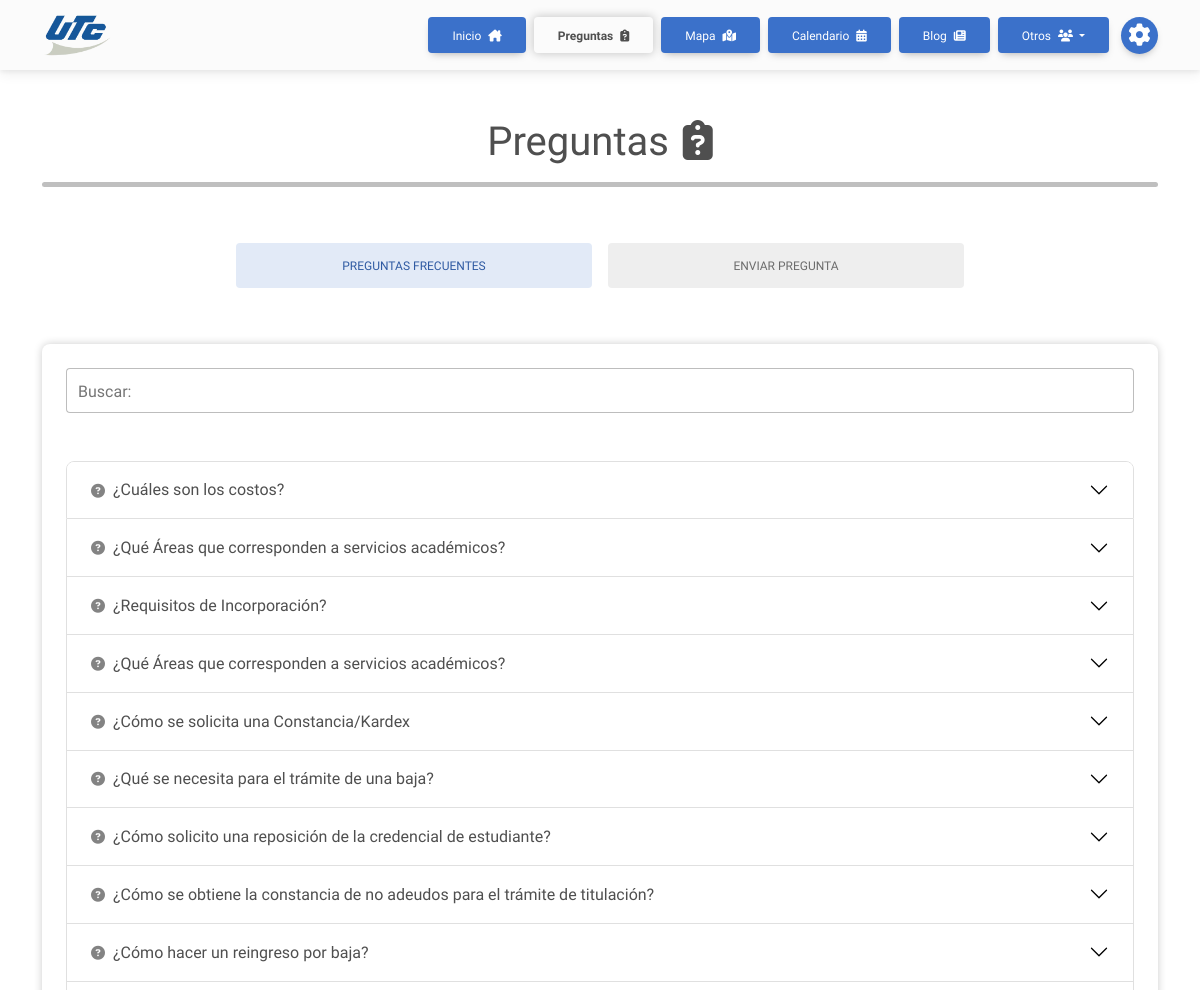
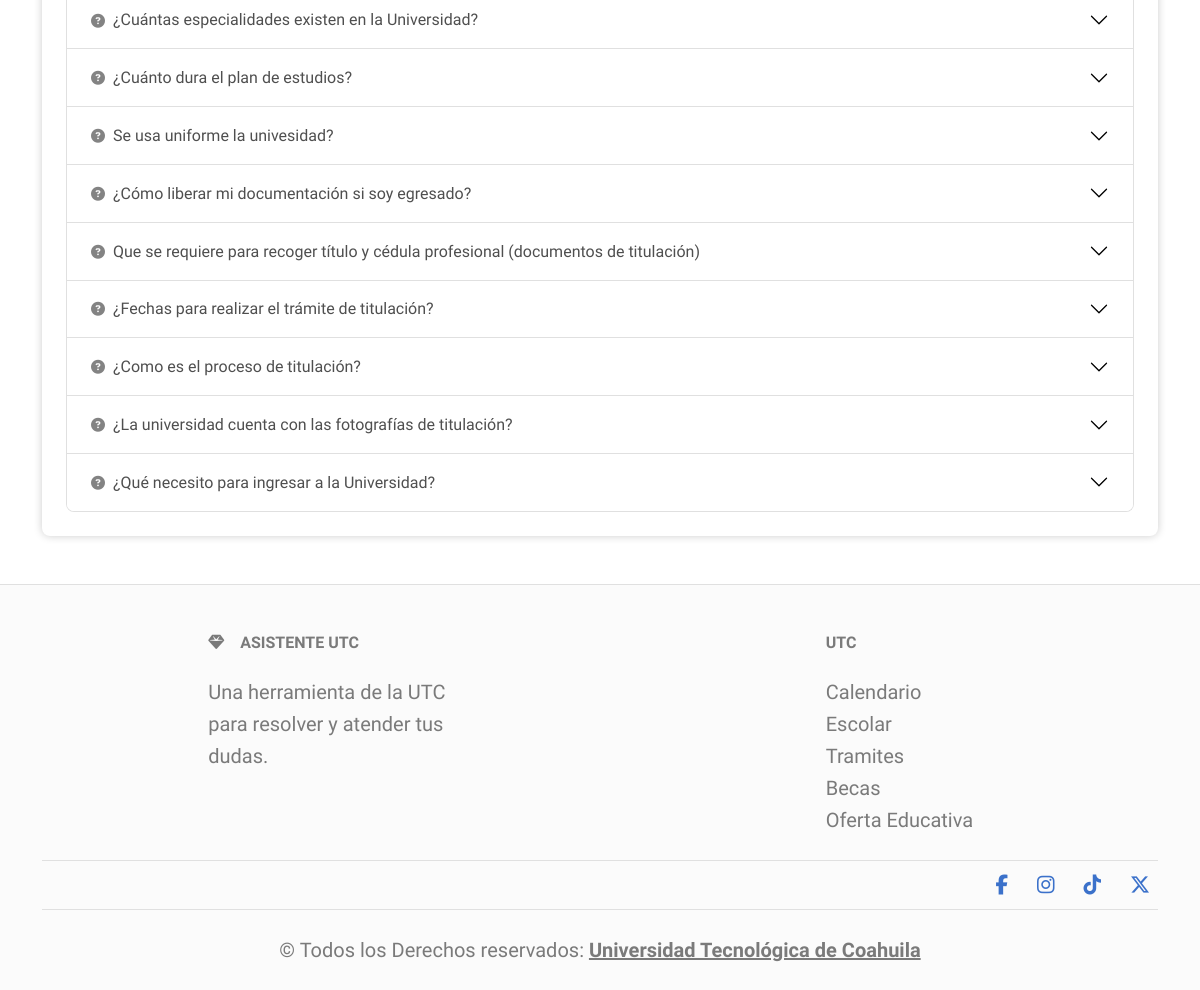
Before: /preguntas_frecuentes/ with the older database file (2 pictures, top to bottom).
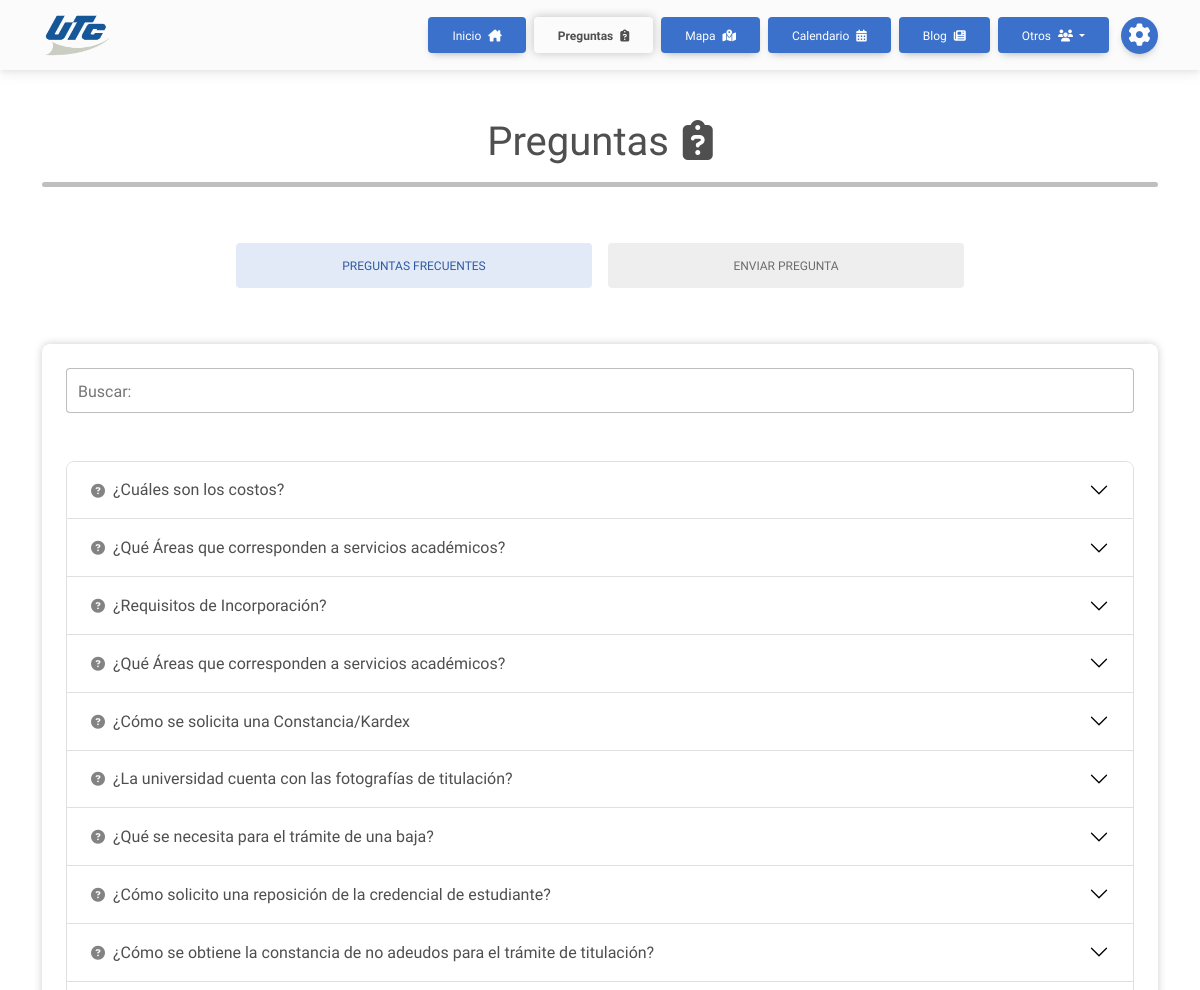
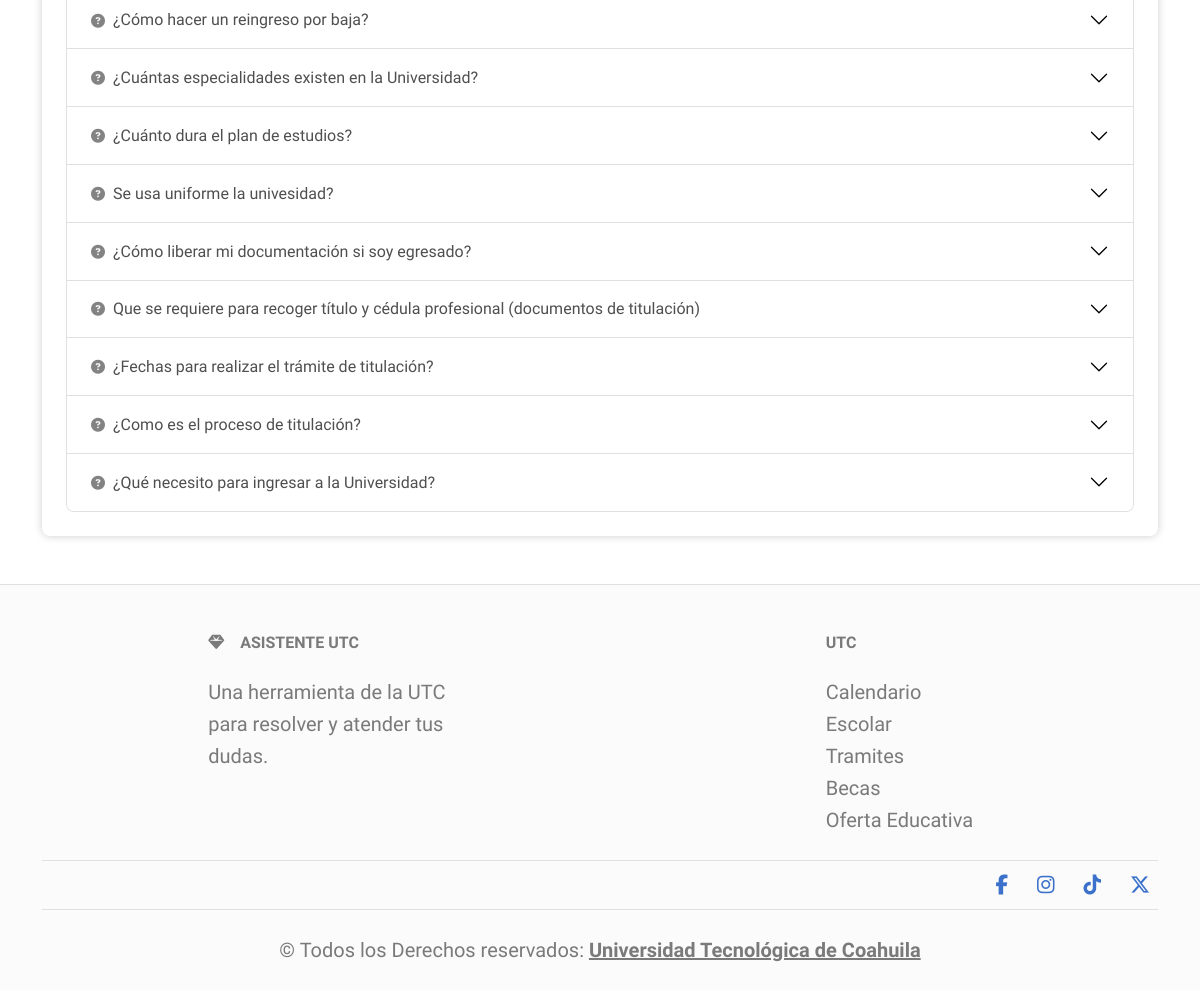
After: the same page with the newer database file (2 pictures, top to bottom).
### cross_asistent/models.py (models this page shows, shortened)
class Database(models.Model):
    categoria = models.ForeignKey(Categorias, on_delete=models.CASCADE, null=True)
    titulo = models.CharField(max_length=200)
    informacion = models.TextField(blank=True, null=True)
    redirigir = models.TextField(blank=True, null=True)
    frecuencia = models.IntegerField(default=0)
    documento = models.FileField(upload_to=set_pdfDB_path, max_length=120, blank=True, null=True)
    imagen = models.ImageField(upload_to=set_imgDB_path, max_length=120, blank=True, null=True)
    uuid = models.CharField(max_length=25)
    evento_fecha_inicio = models.DateTimeField(blank=True, null=True)
    evento_fecha_fin = models.DateTimeField(blank=True, null=True)
    evento_allDay = models.BooleanField(default=False)
    evento_lugar = models.CharField(max_length=200, blank=True, null=True, default='Campus UTC')
    evento_className = models.CharField(max_length=100, blank=True, null=True, default='event_detail')
    fecha_modificacion = models.DateTimeField(auto_now=True)

### cross_asistent/views.py (the view)
# urls.py: path('preguntas_frecuentes/', views.fqt_questions, name='faq'),
def fqt_questions(request):
    if not request.user.is_staff:
        logout(request)
    configuraciones = obtener_configuraciones(1)
    categoria_Preguntas = models.Categorias.objects.get(categoria="Preguntas")
    questall = models.Database.objects.filter(frecuencia__gt=0, categoria=categoria_Preguntas).order_by('-frecuencia')
    return render(request, 'frecuentes.html', {
        'active_page': 'faq',
        'quest_all': questall,
        'copyright_year': configuraciones['copyright_year'],
        'utc_link': configuraciones['utc_link'],
    })

### cross_asistent/views.py (called while the page is built)
def obtener_configuraciones(questID):
    oneconfig = get_object_or_404(models.Configuraciones, pk=questID)
    return {
        'qr_image': oneconfig.qr_image.url,
        'qr_button': oneconfig.qr_button,
        'redes_sociales': oneconfig.redes_sociales,
        'copyright_year': oneconfig.copyright_year,
        'utc_link': oneconfig.utc_link,
        'calendar_btnsYear': oneconfig.calendar_btnsYear,
        'about_img_first': oneconfig.about_img_first.url,
        'about_text_first': oneconfig.about_text_first,
        'about_img_second': oneconfig.about_img_second.url,
        'about_text_second': oneconfig.about_text_second,
    }

### cross_asistent/templates/frecuentes.html (shortened to what this page needs)
{% extends 'base/widget.html' %}
{% load static %}
{% block content %}
<main class="container container-fluid mb-100 my-5">
    <div class="mb-5">
        <h1 class="text-center">Preguntas <i class="fa-solid fa-clipboard-question ms-1"></i></h1>
        <hr class="hr_divisor mx-4 mx-md-0" />
    </div>
    <div class="nav nav-pills nav-justified mb-4 col-12 col-md-8 mx-auto" id="questions-tabs" role="tablist">
        <button data-mdb-pill-init class="nav-link active" id="pills-search-quest-tab" data-mdb-target="#pills-search-quest" type="button" role="tab"
            aria-controls="pills-search-quest" aria-selected="true">
            Preguntas Frecuentes
        </button>
        <button data-mdb-pill-init class="nav-link" id="pills-create-quest-tab" data-mdb-target="#pills-create-quest" type="button" role="tab"
            aria-controls="pills-create-quest" aria-selected="false">
            Enviar Pregunta
        </button>
    </div>
    <div class="tab-content mt-5" id="ex2-content">
        <section class="tab-pane fade show active" id="pills-search-quest" role="tabpanel" aria-labelledby="pills-search-quest">
            <div class="card">
                <div class="card-body">
                    {% if quest_all %}
                    <div class="form-outline mb-5" data-mdb-input-init>
                        <input type="text" id="searchInput" class="form-control form-control-lg" />
                        <label class="form-label" for="searchInput">Buscar:</label>
                    </div>
                    <div class="accordion" id="accordionExampleY">
                        {% for quest in quest_all %}
                        <div class="accordion-item results_item" data-submit-click="btn_frequence_{{quest.id}}">
                            <h2 class="accordion-header" id="heading{{ quest.id }}">
                                <button data-mdb-collapse-init class="accordion-button" type="button" data-mdb-toggle="collapse"
                                    data-mdb-target="#quest-{{ quest.id }}" aria-expanded="true" aria-controls="quest-{{ quest.id }}">
                                    <i class="fas fa-question-circle fa-sm me-2 opacity-70"></i>{{ quest.titulo }}
                                </button>
                            </h2>
                        </div>
                        {% endfor %}
                    </div>
                    {% else %}
                    <div class="text-center">
                        <p class="lead m-0">No hay preguntas frecuentes disponibles en este momento. ¡Vuelve pronto para más actualizaciones!</p>
                    </div>
                    {% endif %}
                </div>
            </div>
        </section>
    </div>
</main>
{% include 'base/widget_footer.html' %}
{% endblock %}

### cross_asistent/templates/base/widget.html (shortened to what this page needs)
{% load static %}
<!DOCTYPE html>
<html lang="es" data-mdb-theme="light">
<head>
    <link rel="stylesheet" href="{% static 'css/mdb_fontawesome.min.css' %}" />
    <link rel="stylesheet" href="{% static 'css/styles.min.css' %}" />
</head>
<body>
    <nav class="navbar navbar-expand-lg navbar-light bg-body-tertiary">
        <div class="container container-fluid">
            <a class="navbar-brand" href="{% block link_home %}/{% endblock %}">
                <img src="{% static 'img/UTC_logo-plano.webp' %}" alt="UTC logo" />
            </a>
            <div class="m-0 d-flex align-items-center">
                <div class="order-lg-last">
                    <button type="button" class="btn btn-floating btn_detail me-2 me-md-0 ms-md-2" title="Configuraciones" data-mdb-ripple-init
                        data-mdb-modal-init data-mdb-target="#configModal">
                        <i class="fa-solid fa-gear fs-14"></i>
                    </button>
                </div>
                <div class="collapse navbar-collapse position-absolute top-100 navbar-light bg-body-tertiary flex-grow-0" id="navbarText">
                    <ul class="navbar-nav mb-lg-0 px-2 px-lg-0">
                        {% block link_default %}
                        <li class="nav-item">
                            <a class="btn {% if active_page == 'inicio' %}btn_secondary{% else %}btn_detail{% endif %} m-1 my-lg-0 d-block" href="/">Inicio <i
                                    class="fa-solid fa-house-chimney ms-1"></i></a>
                        </li>
                        <li class="nav-item">
                            <a class="btn {% if active_page == 'faq' %}btn_secondary{% else %}btn_detail{% endif %} m-1 my-lg-0 d-block"
                                href="{% url 'faq' %}">Preguntas <i class="fa-solid fa-clipboard-question ms-1"></i></a>
                        </li>
                        <li class="nav-item">
                            <a class="btn {% if active_page == 'map' %}btn_secondary{% else %}btn_detail{% endif %} m-1 my-lg-0 d-block"
                                href="{% url 'map' %}">Mapa
                                <i class="fa-solid fa-map-location-dot ms-1"></i></a>
                        </li>
                        <li class="nav-item">
                            <a class="btn {% if active_page == 'calendario' %}btn_secondary{% else %}btn_detail{% endif %} m-1 my-lg-0 d-block"
                                href="{% url 'calendario' %}">Calendario <i class="fa-solid fa-calendar-days ms-1"></i></i></a>
                        </li>
                        <li class="nav-item">
                            <a class="btn {% if active_page == 'blog' %}btn_secondary{% else %}btn_detail{% endif %} m-1 my-lg-0 d-block"
                                href="{% url 'blog' %}">Blog <i class="fa-solid fa-newspaper ms-1"></i></i></a>
                        </li>
                        <li class="nav-item">
                            <div class="dropdown">
                                <a class="btn btn_detail m-1 my-lg-0 d-block dropdown-toggle" href="" role="button" id="dropdownMenuLink" data-mdb-dropdown-init
                                    data-mdb-ripple-init aria-expanded="false">
                                    Otros <i class="fa-solid fa-users ms-1"></i>
                                </a>
                            </div>
                        </li>
                        {% endblock %}
                    </ul>
                </div>
            </div>
        </div>
    </nav>
    {% block content %}{% endblock %}
</body>
</html>

### cross_asistent/templates/base/widget_footer.html (shortened to what this page needs)
<footer class="text-center text-lg-start bg-body-tertiary text-muted border-top lead">
    <div class="container container-fluid">
        <section>
            <div class="text-center text-md-start mt-5">
                <div class="row mt-3">
                    <div class="col-md-3 col-lg-4 col-xl-3 mx-auto mb-4">
                        <h6 class="text-uppercase fw-bold mb-4"><i class="fas fa-gem me-3"></i>Asistente UTC</h6>
                        <p>Una herramienta de la UTC para resolver y atender tus dudas.</p>
                    </div>
                    <div class="col-md-2 col-lg-2 col-xl-2 mx-auto mb-4">
                        <h6 class="text-uppercase fw-bold mb-4">
                            UTC
                        </h6>
                        <div class="d-flex flex-column ">
                            <a href="{% url 'calendario' %}" class="text-reset">Calendario Escolar</a>
                            <a href="https://utc.edu.mx/index.php/t-escolares/" target="_blank" rel="noopener noreferrer" class="text-reset">Tramites</a>
                            <a href="https://utc.edu.mx/index.php/becas/" target="_blank" rel="noopener noreferrer" class="text-reset">Becas</a>
                            <a href="https://utc.edu.mx/index.php/322-2/" target="_blank" rel="noopener noreferrer" class="text-reset">Oferta Educativa</a>
                        </div>
                    </div>
                </div>
            </div>
        </section>
        <section class="d-flex justify-content-center justify-content-lg-end p-2 border-top border-bottom">
            <div class="text-center">
                <a href="https://www.facebook.com/UniversidadTecnologicadeCoahuila/" title="Facebook" target="_blank" rel="noopener noreferrer"
                    class="me-4 text-reset">
                    <i class="fab fa-facebook-f text_detail"></i>
                </a>
                <a href="https://www.instagram.com/utcoahuila/" title="Instagram" target="_blank" rel="noopener noreferrer" class="me-4 text-reset">
                    <i class="fab fa-instagram text_detail"></i>
                </a>
                <a href="https://www.tiktok.com/@utdecoahuila" title="Tiktok" target="_blank" rel="noopener noreferrer" class="me-4 text-reset">
                    <i class="fa-brands fa-tiktok text_detail"></i>
                </a>
                <a href="https://x.com/utcoahuila" title="Twitter X" target="_blank" rel="noopener noreferrer" class="text-reset">
                    <i class="fa-brands fa-x-twitter text_detail"></i>
                </a>
            </div>
        </section>
        <div class="text-center p-4">
            ©  Todos los Derechos reservados:
            <a class="text-reset fw-bold text-decoration-underline" href="{{website_settings}}" target="_blank" rel="noopener noreferrer">Universidad
                Tecnológica de Coahuila</a>
        </div>
    </div>
</footer>

Changed rows visible on the page:
changed Database "¿La universidad cuenta con las fotografías de titulación?": moves up the list
